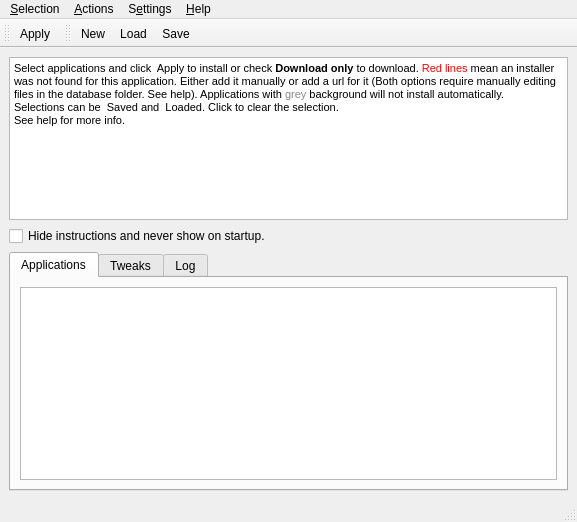
<?xml version="1.0" encoding="UTF-8"?>
<ui version="4.0">
 <class>AutoMate</class>
 <widget class="QMainWindow" name="AutoMate">
  <property name="geometry">
   <rect>
    <x>0</x>
    <y>0</y>
    <width>577</width>
    <height>522</height>
   </rect>
  </property>
  <property name="windowTitle">
   <string>Auto-Mate</string>
  </property>
  <property name="windowIcon">
   <iconset resource="resources.qrc">
    <normaloff>:/icons/auto-mate.png</normaloff>:/icons/auto-mate.png</iconset>
  </property>
  <widget class="QWidget" name="centralwidget">
   <layout class="QVBoxLayout" name="verticalLayout">
    <item>
     <widget class="QTextBrowser" name="help_textBrowser">
      <property name="sizePolicy">
       <sizepolicy hsizetype="Expanding" vsizetype="Preferred">
        <horstretch>0</horstretch>
        <verstretch>0</verstretch>
       </sizepolicy>
      </property>
      <property name="html">
       <string>&lt;!DOCTYPE HTML PUBLIC &quot;-//W3C//DTD HTML 4.0//EN&quot; &quot;http://www.w3.org/TR/REC-html40/strict.dtd&quot;&gt;
&lt;html&gt;&lt;head&gt;&lt;meta name=&quot;qrichtext&quot; content=&quot;1&quot; /&gt;&lt;style type=&quot;text/css&quot;&gt;
p, li { white-space: pre-wrap; }
&lt;/style&gt;&lt;/head&gt;&lt;body style=&quot; font-family:'DejaVu Sans'; font-size:9pt; font-weight:400; font-style:normal;&quot;&gt;
&lt;p style=&quot; margin-top:0px; margin-bottom:0px; margin-left:0px; margin-right:0px; -qt-block-indent:0; text-indent:0px;&quot;&gt;&lt;span style=&quot; font-family:'Sans Serif'; font-size:8pt;&quot;&gt;Select applications and click &lt;/span&gt;&lt;img src=&quot;:/icons/install.png&quot; /&gt;&lt;span style=&quot; font-family:'Sans Serif'; font-size:8pt;&quot;&gt; Apply to install or check &lt;/span&gt;&lt;span style=&quot; font-family:'Sans Serif'; font-size:8pt; font-weight:600;&quot;&gt;Download only&lt;/span&gt;&lt;span style=&quot; font-family:'Sans Serif'; font-size:8pt;&quot;&gt; to download. &lt;/span&gt;&lt;span style=&quot; font-family:'Sans Serif'; font-size:8pt; color:#ff0000;&quot;&gt;Red lines&lt;/span&gt;&lt;span style=&quot; font-family:'Sans Serif'; font-size:8pt;&quot;&gt; mean an installer was not found for this application. Either add it manually or add a url for it (Both options require manually editing files in the database folder. See help). Applications with &lt;/span&gt;&lt;span style=&quot; font-family:'Sans Serif'; font-size:8pt; color:#898989;&quot;&gt;grey&lt;/span&gt;&lt;span style=&quot; font-family:'Sans Serif'; font-size:8pt; color:#d4d4d4;&quot;&gt; &lt;/span&gt;&lt;span style=&quot; font-family:'Sans Serif'; font-size:8pt; color:#000000;&quot;&gt;background will not install automatically.&lt;/span&gt;&lt;/p&gt;
&lt;p style=&quot; margin-top:0px; margin-bottom:0px; margin-left:0px; margin-right:0px; -qt-block-indent:0; text-indent:0px;&quot;&gt;&lt;span style=&quot; font-family:'Sans Serif'; font-size:8pt;&quot;&gt;Selections can be &lt;/span&gt;&lt;img src=&quot;:/icons/filesave.png&quot; /&gt;&lt;span style=&quot; font-family:'Sans Serif'; font-size:8pt;&quot;&gt; Saved and &lt;/span&gt;&lt;img src=&quot;:/icons/fileopen.png&quot; /&gt;&lt;span style=&quot; font-family:'Sans Serif'; font-size:8pt;&quot;&gt; Loaded. Click&lt;/span&gt;&lt;img src=&quot;:/icons/filenew.png&quot; /&gt;&lt;span style=&quot; font-family:'Sans Serif'; font-size:8pt;&quot;&gt; to clear the selection.&lt;/span&gt;&lt;/p&gt;
&lt;p style=&quot; margin-top:0px; margin-bottom:0px; margin-left:0px; margin-right:0px; -qt-block-indent:0; text-indent:0px;&quot;&gt;&lt;span style=&quot; font-family:'Sans Serif'; font-size:8pt;&quot;&gt;See help for more info.&lt;/span&gt;&lt;/p&gt;&lt;/body&gt;&lt;/html&gt;</string>
      </property>
     </widget>
    </item>
    <item>
     <widget class="QCheckBox" name="hidehelp_checkBox">
      <property name="layoutDirection">
       <enum>Qt::LeftToRight</enum>
      </property>
      <property name="text">
       <string>Hide instructions and never show on startup.</string>
      </property>
     </widget>
    </item>
    <item>
     <widget class="QTabWidget" name="tabs">
      <property name="sizePolicy">
       <sizepolicy hsizetype="MinimumExpanding" vsizetype="Expanding">
        <horstretch>0</horstretch>
        <verstretch>0</verstretch>
       </sizepolicy>
      </property>
      <property name="tabPosition">
       <enum>QTabWidget::North</enum>
      </property>
      <property name="tabShape">
       <enum>QTabWidget::Rounded</enum>
      </property>
      <property name="currentIndex">
       <number>0</number>
      </property>
      <widget class="QWidget" name="applications_tab">
       <attribute name="title">
        <string>Applications</string>
       </attribute>
       <layout class="QVBoxLayout" name="verticalLayout_2">
        <item>
         <widget class="QTreeView" name="apps_view">
          <property name="selectionMode">
           <enum>QAbstractItemView::NoSelection</enum>
          </property>
          <property name="sortingEnabled">
           <bool>true</bool>
          </property>
         </widget>
        </item>
       </layout>
      </widget>
      <widget class="QWidget" name="tweaks_tab">
       <property name="enabled">
        <bool>true</bool>
       </property>
       <attribute name="title">
        <string>Tweaks</string>
       </attribute>
       <layout class="QVBoxLayout" name="verticalLayout_3">
        <item>
         <widget class="QTreeView" name="tweaks_view">
          <property name="contextMenuPolicy">
           <enum>Qt::CustomContextMenu</enum>
          </property>
         </widget>
        </item>
       </layout>
      </widget>
      <widget class="QWidget" name="log_tab">
       <attribute name="title">
        <string>Log</string>
       </attribute>
       <layout class="QVBoxLayout" name="verticalLayout_4">
        <item>
         <widget class="QTextBrowser" name="log_browser">
          <property name="html">
           <string>&lt;!DOCTYPE HTML PUBLIC &quot;-//W3C//DTD HTML 4.0//EN&quot; &quot;http://www.w3.org/TR/REC-html40/strict.dtd&quot;&gt;
&lt;html&gt;&lt;head&gt;&lt;meta name=&quot;qrichtext&quot; content=&quot;1&quot; /&gt;&lt;style type=&quot;text/css&quot;&gt;
p, li { white-space: pre-wrap; }
&lt;/style&gt;&lt;/head&gt;&lt;body style=&quot; font-family:'DejaVu Sans'; font-size:9pt; font-weight:400; font-style:normal;&quot;&gt;
&lt;p style=&quot;-qt-paragraph-type:empty; margin-top:0px; margin-bottom:0px; margin-left:0px; margin-right:0px; -qt-block-indent:0; text-indent:0px; font-family:'Sans Serif'; font-size:8pt;&quot;&gt;&lt;/p&gt;&lt;/body&gt;&lt;/html&gt;</string>
          </property>
          <property name="textInteractionFlags">
           <set>Qt::LinksAccessibleByKeyboard|Qt::LinksAccessibleByMouse|Qt::TextBrowserInteraction|Qt::TextSelectableByKeyboard|Qt::TextSelectableByMouse</set>
          </property>
         </widget>
        </item>
        <item>
         <widget class="QPushButton" name="clear_log_button">
          <property name="text">
           <string>Clear</string>
          </property>
         </widget>
        </item>
       </layout>
      </widget>
     </widget>
    </item>
   </layout>
  </widget>
  <widget class="QMenuBar" name="menubar">
   <property name="geometry">
    <rect>
     <x>0</x>
     <y>0</y>
     <width>577</width>
     <height>28</height>
    </rect>
   </property>
   <widget class="QMenu" name="menuSelection">
    <property name="title">
     <string>&amp;Selection</string>
    </property>
    <addaction name="actionNew"/>
    <addaction name="actionLoad"/>
    <addaction name="actionSave"/>
    <addaction name="separator"/>
    <addaction name="actionSelect_all"/>
   </widget>
   <widget class="QMenu" name="menuHelp">
    <property name="title">
     <string>&amp;Help</string>
    </property>
    <addaction name="actionContents"/>
    <addaction name="actionShow_quick_help"/>
    <addaction name="separator"/>
    <addaction name="actionAbout"/>
   </widget>
   <widget class="QMenu" name="menuActions">
    <property name="title">
     <string>&amp;Actions</string>
    </property>
    <addaction name="actionApply"/>
    <addaction name="actionReload_database"/>
   </widget>
   <widget class="QMenu" name="menuSettings">
    <property name="title">
     <string>S&amp;ettings</string>
    </property>
    <addaction name="actionConfiguration"/>
   </widget>
   <addaction name="menuSelection"/>
   <addaction name="menuActions"/>
   <addaction name="menuSettings"/>
   <addaction name="menuHelp"/>
  </widget>
  <widget class="QStatusBar" name="statusbar"/>
  <widget class="QToolBar" name="action_toolBar">
   <property name="enabled">
    <bool>true</bool>
   </property>
   <property name="windowTitle">
    <string>Main Toolbar</string>
   </property>
   <property name="windowIcon">
    <iconset>
     <normaloff>icons/automate.png</normaloff>icons/automate.png</iconset>
   </property>
   <property name="allowedAreas">
    <set>Qt::LeftToolBarArea|Qt::RightToolBarArea|Qt::TopToolBarArea</set>
   </property>
   <property name="toolButtonStyle">
    <enum>Qt::ToolButtonTextBesideIcon</enum>
   </property>
   <property name="floatable">
    <bool>false</bool>
   </property>
   <attribute name="toolBarArea">
    <enum>TopToolBarArea</enum>
   </attribute>
   <attribute name="toolBarBreak">
    <bool>false</bool>
   </attribute>
   <addaction name="actionApply"/>
  </widget>
  <widget class="QToolBar" name="file_toolBar">
   <property name="windowTitle">
    <string>toolBar_2</string>
   </property>
   <property name="toolTip">
    <string/>
   </property>
   <attribute name="toolBarArea">
    <enum>TopToolBarArea</enum>
   </attribute>
   <attribute name="toolBarBreak">
    <bool>false</bool>
   </attribute>
   <addaction name="actionNew"/>
   <addaction name="actionLoad"/>
   <addaction name="actionSave"/>
  </widget>
  <action name="actionContents">
   <property name="icon">
    <iconset>
     <normaloff>icons/contents.png</normaloff>icons/contents.png</iconset>
   </property>
   <property name="text">
    <string>Contents</string>
   </property>
  </action>
  <action name="actionAbout">
   <property name="icon">
    <iconset resource="resources.qrc">
     <normaloff>:/icons/about.png</normaloff>:/icons/about.png</iconset>
   </property>
   <property name="text">
    <string>About</string>
   </property>
  </action>
  <action name="actionApply">
   <property name="icon">
    <iconset resource="resources.qrc">
     <normaloff>:/icons/install.png</normaloff>:/icons/install.png</iconset>
   </property>
   <property name="text">
    <string>&amp;Apply</string>
   </property>
   <property name="toolTip">
    <string>Apply selection</string>
   </property>
   <property name="shortcut">
    <string>Ctrl+Return</string>
   </property>
   <property name="iconVisibleInMenu">
    <bool>true</bool>
   </property>
  </action>
  <action name="actionLoad">
   <property name="icon">
    <iconset resource="resources.qrc">
     <normaloff>:/icons/fileopen.png</normaloff>:/icons/fileopen.png</iconset>
   </property>
   <property name="text">
    <string>&amp;Load...</string>
   </property>
   <property name="toolTip">
    <string>Load selection</string>
   </property>
   <property name="shortcut">
    <string>Ctrl+O</string>
   </property>
  </action>
  <action name="actionSave">
   <property name="icon">
    <iconset resource="resources.qrc">
     <normaloff>:/icons/filesave.png</normaloff>:/icons/filesave.png</iconset>
   </property>
   <property name="text">
    <string>&amp;Save...</string>
   </property>
   <property name="toolTip">
    <string>Save selection</string>
   </property>
   <property name="shortcut">
    <string>Ctrl+S</string>
   </property>
  </action>
  <action name="actionNew">
   <property name="icon">
    <iconset resource="resources.qrc">
     <normaloff>:/icons/filenew.png</normaloff>:/icons/filenew.png</iconset>
   </property>
   <property name="text">
    <string>&amp;New</string>
   </property>
   <property name="toolTip">
    <string>New selection</string>
   </property>
   <property name="shortcut">
    <string>Ctrl+N</string>
   </property>
  </action>
  <action name="actionConfiguration">
   <property name="text">
    <string>&amp;Configuration...</string>
   </property>
  </action>
  <action name="actionReload_database">
   <property name="text">
    <string>&amp;Reload database</string>
   </property>
   <property name="shortcut">
    <string>Ctrl+R</string>
   </property>
  </action>
  <action name="actionVista_UAC_prompt">
   <property name="checkable">
    <bool>true</bool>
   </property>
   <property name="text">
    <string>Vista UAC prompt</string>
   </property>
  </action>
  <action name="actionShow_quick_help">
   <property name="text">
    <string>Show quick help</string>
   </property>
  </action>
  <action name="actionSelect_all">
   <property name="text">
    <string>Select all</string>
   </property>
   <property name="toolTip">
    <string>Select all currently shown</string>
   </property>
   <property name="shortcut">
    <string>Ctrl+A</string>
   </property>
  </action>
 </widget>
 <resources>
  <include location="resources.qrc"/>
 </resources>
 <connections>
  <connection>
   <sender>hidehelp_checkBox</sender>
   <signal>toggled(bool)</signal>
   <receiver>help_textBrowser</receiver>
   <slot>setHidden(bool)</slot>
   <hints>
    <hint type="sourcelabel">
     <x>171</x>
     <y>241</y>
    </hint>
    <hint type="destinationlabel">
     <x>156</x>
     <y>173</y>
    </hint>
   </hints>
  </connection>
  <connection>
   <sender>hidehelp_checkBox</sender>
   <signal>toggled(bool)</signal>
   <receiver>hidehelp_checkBox</receiver>
   <slot>setHidden(bool)</slot>
   <hints>
    <hint type="sourcelabel">
     <x>89</x>
     <y>237</y>
    </hint>
    <hint type="destinationlabel">
     <x>192</x>
     <y>237</y>
    </hint>
   </hints>
  </connection>
 </connections>
</ui>
